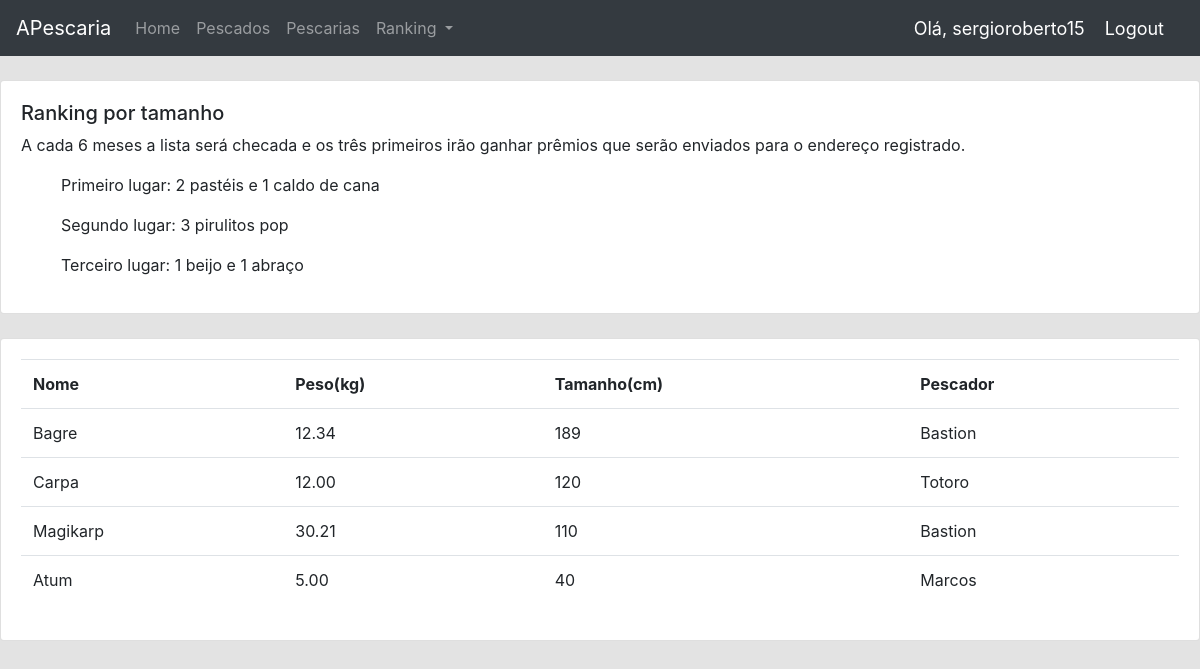
Page /rankingtamanho/ (signed in) on the committed database.
### accounts/models.py (models this page shows, shortened)
class Pescado(models.Model):
    nome = models.CharField(max_length=30, null=True)
    massa = models.DecimalField(max_digits=5, decimal_places=2 , null=True)
    tamanho = models.IntegerField(null=True)
    quemPescou = models.ForeignKey(Usuario, null=True, on_delete=models.SET_NULL)

class Usuario(models.Model):
    user = models.OneToOneField(User, null=True, on_delete=models.CASCADE)
    nome = models.CharField(max_length=20)
    sobrenome = models.CharField(max_length=20, null=True)
    telefone = models.CharField(max_length=11, blank=True, null=True)
    cpf = models.CharField(max_length=11, null=True)
    endereco = models.CharField(max_length=50, blank=True, null=True)
    def __str__(self):
        return self.nome

### accounts/views.py (the view)
# urls.py: path('rankingtamanho/', ranking_tamanho, name="ranking_tamanho"),
@login_required(login_url='login')
def ranking_tamanho(request):
    pescado_view = Pescado.objects.order_by('-tamanho')
    context = {'pescados': pescado_view}
    return render(request, "ranking_tamanho.html", context)

### templates/ranking_tamanho.html
{% extends 'base.html' %}
{% block content %}
		<br>
		<div class="row">
			<div class="col-md">
				<div class="card card-body">
					<h5>Ranking por tamanho</h5>
					<p>A cada 6 meses a lista será checada e os três primeiros irão ganhar prêmios que serão enviados
						para o endereço registrado.</p>
					<ul>Primeiro lugar: 2 pastéis e 1 caldo de cana</ul>
					<ul>Segundo lugar: 3 pirulitos pop</ul>
					<ul>Terceiro lugar: 1 beijo e 1 abraço</ul>
				</div>
				<br>
				<div class="card card-body">
					<table class="table">
						<tr>
							<th>Nome</th>
							<th>Peso(kg)</th>
							<th>Tamanho(cm)</th>
							<th>Pescador</th>
						</tr>
						{% for i in pescados %}
						<tr>
							<td>{{i.nome}}</td>
							<td>{{i.massa}}</td>
							<td>{{i.tamanho}}</td>
							<td>{{i.quemPescou}}</td>
						</tr>
						{% endfor %}
					</table>
				</div>
			</div>
		</div>
{% endblock %}

### templates/navbar.html (shortened to what this page needs)
{% load static %}
<nav class="navbar navbar-expand-lg navbar-dark bg-dark">
  <a class="navbar-brand" href="{% url 'home' %}">APescaria</a>
  <div class="collapse navbar-collapse" id="navbarSupportedContent">
    <ul class="navbar-nav mr-auto">
      <li class="nav-item">
        <a class="nav-link" href="{% url 'home' %}">Home <span class="sr-only">(current)</span></a>
      </li>
      <li class="nav-item">
        <a class="nav-link" href="{% url 'pescado' %}">Pescados</a>
      </li>
      <li class="nav-item">
        <a class="nav-link" href="{% url 'pescaria' %}">Pescarias</a>
      </li>
      <li class="nav-item dropdown">
        <a class="nav-link dropdown-toggle" href="#" id="navbarDropdown" role="button" data-toggle="dropdown" aria-haspopup="true" aria-expanded="false">
          Ranking
        </a>
      </li>
    </ul>
  </div>
  <span class="hello-msg">Olá, {{request.user}}</span>
  <span><a class="hello-msg" href="{% url 'logout' %}">Logout</a> </span>
</nav>

### templates/base.html (style rules this page uses)
body { background-color: #e3e3e3; }

### templates/navbar.html (style rules this page uses)
.hello-msg { font-size: 18px; color: #fff; margin-right: 20px; }

### rows in the picture
Pescado: nome "Bagre", massa "12.34", tamanho "189", quemPescou "Bastion"
Pescado: nome "Carpa", massa "12.00", tamanho "120", quemPescou "Totoro"
Pescado: nome "Magikarp", massa "30.21", tamanho "110", quemPescou "Bastion"
Pescado: nome "Atum", massa "5.00", tamanho "40", quemPescou "Marcos"

### other values in the picture
{{ request.user }} "sergioroberto15"
